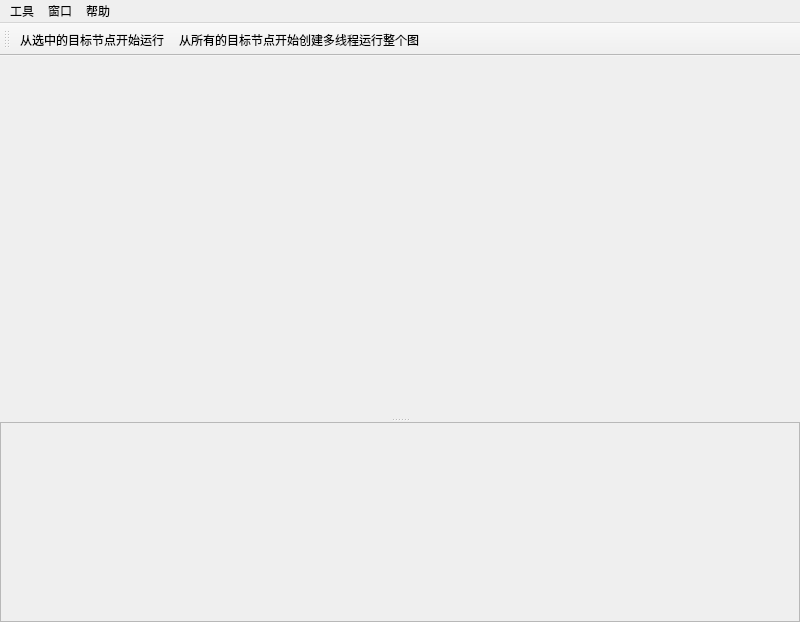
<?xml version="1.0" encoding="UTF-8"?>
<ui version="4.0">
 <class>MainWindow</class>
 <widget class="QMainWindow" name="MainWindow">
  <property name="geometry">
   <rect>
    <x>0</x>
    <y>0</y>
    <width>800</width>
    <height>622</height>
   </rect>
  </property>
  <property name="windowTitle">
   <string>GraphExecuter</string>
  </property>
  <widget class="QWidget" name="centralwidget">
   <layout class="QVBoxLayout" name="verticalLayout_3">
    <property name="spacing">
     <number>0</number>
    </property>
    <property name="leftMargin">
     <number>0</number>
    </property>
    <property name="topMargin">
     <number>0</number>
    </property>
    <property name="rightMargin">
     <number>0</number>
    </property>
    <property name="bottomMargin">
     <number>0</number>
    </property>
    <item>
     <widget class="QSplitter" name="splitter">
      <property name="orientation">
       <enum>Qt::Orientation::Vertical</enum>
      </property>
      <widget class="QStackedWidget" name="stackedWidget">
       <property name="currentIndex">
        <number>1</number>
       </property>
       <widget class="QWidget" name="page_window1">
        <layout class="QVBoxLayout" name="verticalLayout_2">
         <property name="leftMargin">
          <number>0</number>
         </property>
         <property name="topMargin">
          <number>0</number>
         </property>
         <property name="rightMargin">
          <number>0</number>
         </property>
         <property name="bottomMargin">
          <number>0</number>
         </property>
         <item>
          <widget class="QScrollArea" name="scrollArea">
           <property name="widgetResizable">
            <bool>true</bool>
           </property>
           <widget class="QWidget" name="scrollAreaWidgetContents">
            <property name="geometry">
             <rect>
              <x>0</x>
              <y>0</y>
              <width>98</width>
              <height>28</height>
             </rect>
            </property>
            <widget class="QPushButton" name="pushButton">
             <property name="geometry">
              <rect>
               <x>240</x>
               <y>110</y>
               <width>151</width>
               <height>31</height>
              </rect>
             </property>
             <property name="text">
              <string>PushButton</string>
             </property>
            </widget>
            <widget class="QCheckBox" name="checkBox">
             <property name="geometry">
              <rect>
               <x>420</x>
               <y>170</y>
               <width>82</width>
               <height>20</height>
              </rect>
             </property>
             <property name="text">
              <string>CheckBox</string>
             </property>
            </widget>
            <widget class="QRadioButton" name="radioButton">
             <property name="geometry">
              <rect>
               <x>160</x>
               <y>170</y>
               <width>98</width>
               <height>20</height>
              </rect>
             </property>
             <property name="text">
              <string>RadioButton</string>
             </property>
            </widget>
           </widget>
          </widget>
         </item>
        </layout>
       </widget>
       <widget class="QWidget" name="page_window2">
        <layout class="QVBoxLayout" name="verticalLayout_5">
         <property name="spacing">
          <number>0</number>
         </property>
         <property name="leftMargin">
          <number>0</number>
         </property>
         <property name="topMargin">
          <number>0</number>
         </property>
         <property name="rightMargin">
          <number>0</number>
         </property>
         <property name="bottomMargin">
          <number>0</number>
         </property>
         <item>
          <layout class="QVBoxLayout" name="verticalLayout_graph"/>
         </item>
        </layout>
       </widget>
      </widget>
      <widget class="QFrame" name="frame">
       <property name="minimumSize">
        <size>
         <width>0</width>
         <height>200</height>
        </size>
       </property>
       <property name="frameShape">
        <enum>QFrame::Shape::StyledPanel</enum>
       </property>
       <property name="frameShadow">
        <enum>QFrame::Shadow::Raised</enum>
       </property>
       <layout class="QVBoxLayout" name="verticalLayout">
        <property name="spacing">
         <number>0</number>
        </property>
        <property name="leftMargin">
         <number>0</number>
        </property>
        <property name="topMargin">
         <number>0</number>
        </property>
        <property name="rightMargin">
         <number>0</number>
        </property>
        <property name="bottomMargin">
         <number>0</number>
        </property>
        <item>
         <layout class="QVBoxLayout" name="verticalLayout_msg">
          <property name="spacing">
           <number>0</number>
          </property>
         </layout>
        </item>
       </layout>
      </widget>
     </widget>
    </item>
   </layout>
  </widget>
  <widget class="QMenuBar" name="menuBar">
   <property name="geometry">
    <rect>
     <x>0</x>
     <y>0</y>
     <width>800</width>
     <height>33</height>
    </rect>
   </property>
   <property name="font">
    <font>
     <bold>false</bold>
    </font>
   </property>
   <widget class="QMenu" name="menuHelp">
    <property name="font">
     <font>
      <bold>false</bold>
     </font>
    </property>
    <property name="title">
     <string>帮助</string>
    </property>
    <addaction name="actionOpen_log_dir"/>
    <addaction name="actionUserGuide"/>
    <addaction name="actionUpdate_log"/>
   </widget>
   <widget class="QMenu" name="menuWindow">
    <property name="title">
     <string>窗口</string>
    </property>
    <addaction name="actionWindow1"/>
    <addaction name="actionWindow2"/>
   </widget>
   <widget class="QMenu" name="menuTools">
    <property name="title">
     <string>工具</string>
    </property>
    <addaction name="actionexetute_from_goal_node"/>
    <addaction name="actionexecute_graph"/>
   </widget>
   <addaction name="menuTools"/>
   <addaction name="menuWindow"/>
   <addaction name="menuHelp"/>
  </widget>
  <widget class="QToolBar" name="toolBar">
   <property name="windowTitle">
    <string>toolBar</string>
   </property>
   <attribute name="toolBarArea">
    <enum>TopToolBarArea</enum>
   </attribute>
   <attribute name="toolBarBreak">
    <bool>false</bool>
   </attribute>
   <addaction name="actionexetute_from_goal_node"/>
   <addaction name="actionexecute_graph"/>
  </widget>
  <action name="actionCheck_for_updates">
   <property name="text">
    <string>Check for updates</string>
   </property>
  </action>
  <action name="actionUser_Guide">
   <property name="text">
    <string>User Guide</string>
   </property>
  </action>
  <action name="actionOpen_log_dir">
   <property name="text">
    <string>打开日志文件夹</string>
   </property>
   <property name="font">
    <font/>
   </property>
  </action>
  <action name="actionUpdate_log">
   <property name="text">
    <string>更新记录</string>
   </property>
   <property name="font">
    <font/>
   </property>
  </action>
  <action name="actionUserGuide">
   <property name="text">
    <string>用户教程</string>
   </property>
  </action>
  <action name="actionWindow1">
   <property name="text">
    <string>窗口1</string>
   </property>
  </action>
  <action name="action">
   <property name="text">
    <string>从选中节点执行</string>
   </property>
  </action>
  <action name="actionexecute_all_node">
   <property name="text">
    <string>执行所有节点</string>
   </property>
  </action>
  <action name="actionexecute_graph">
   <property name="text">
    <string>运行整图</string>
   </property>
   <property name="iconText">
    <string>从所有的目标节点开始创建多线程运行整个图</string>
   </property>
   <property name="toolTip">
    <string>从所有的目标节点开始创建多线程运行整个图</string>
   </property>
  </action>
  <action name="actionWindow2">
   <property name="text">
    <string>窗口2</string>
   </property>
  </action>
  <action name="actionexetute_from_goal_node">
   <property name="text">
    <string>选中目标节点运行</string>
   </property>
   <property name="iconText">
    <string>从选中的目标节点开始运行</string>
   </property>
   <property name="toolTip">
    <string>从选中的目标节点开始运行</string>
   </property>
  </action>
 </widget>
 <resources/>
 <connections/>
</ui>
